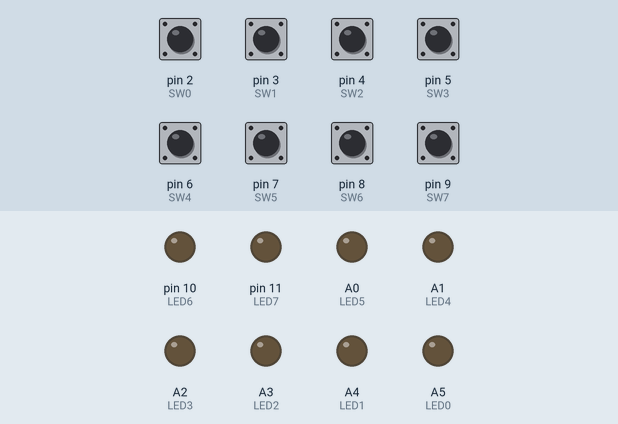
This sketch was run on a simulated Arduino Uno, built with avr-gcc and run on an emulated ATmega328P. Parts: output pins drawn as LEDs (lit = HIGH). Inputs (shaded band) come from the test bench; at power-on: pin 2 (SW0), pin 3 (SW1), pin 4 (SW2), pin 5 (SW3), pin 6 (SW4), pin 7 (SW5), pin 8 (SW6), pin 9 (SW7) HIGH.

Above: at 1.2 s.
1.3 s: pin 2 (SW0) pulled LOW for 0.15 s
At 1.37 s:
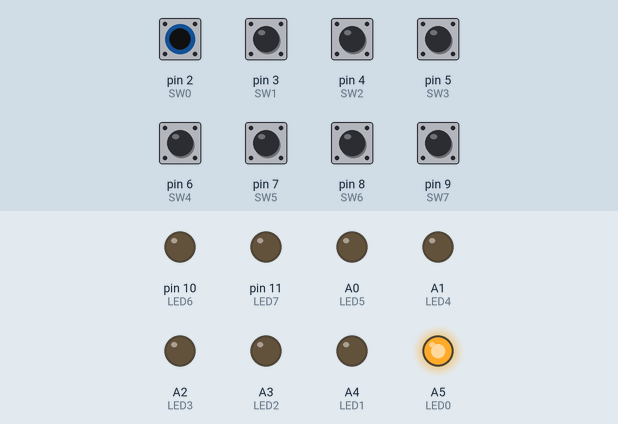
2.9 s: pin 3 (SW1) pulled LOW for 0.15 s
At 2.97 s:
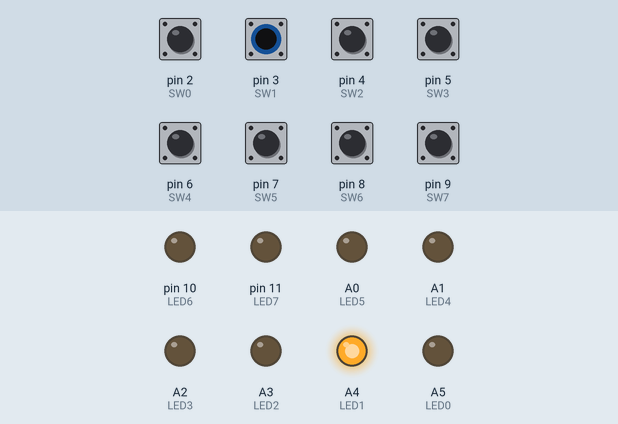
4.5 s: pin 4 (SW2) pulled LOW for 0.15 s
At 4.57 s:
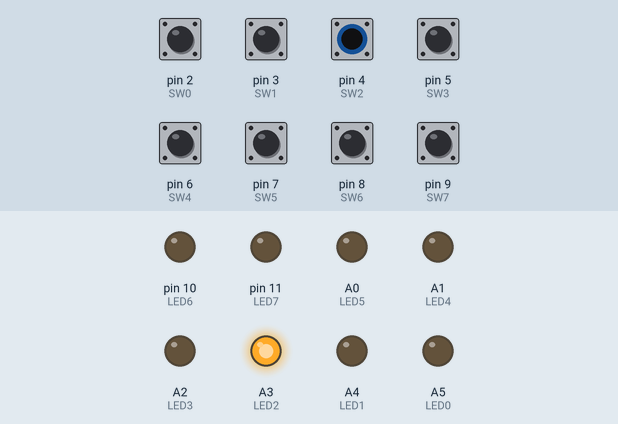
6.1 s: pin 5 (SW3) pulled LOW for 0.15 s
At 6.17 s:
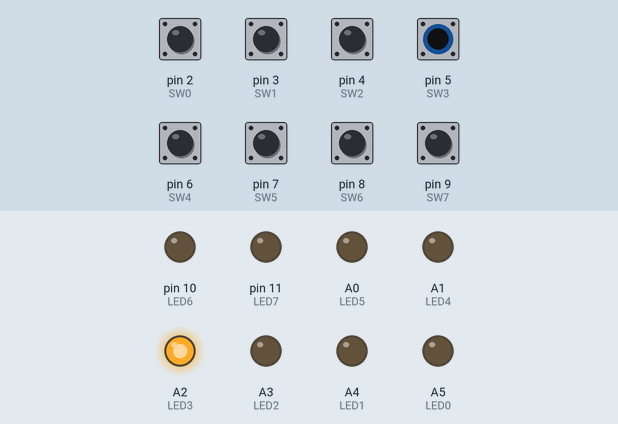
7.7 s: pin 6 (SW4) pulled LOW for 0.15 s
At 7.77 s:
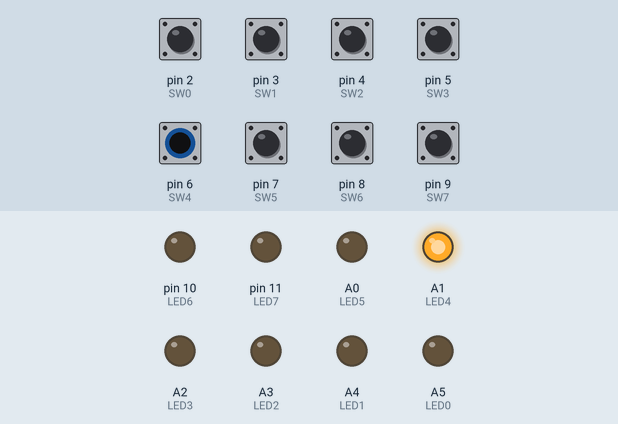
9.3 s: pin 7 (SW5) pulled LOW for 0.15 s
At 9.37 s:
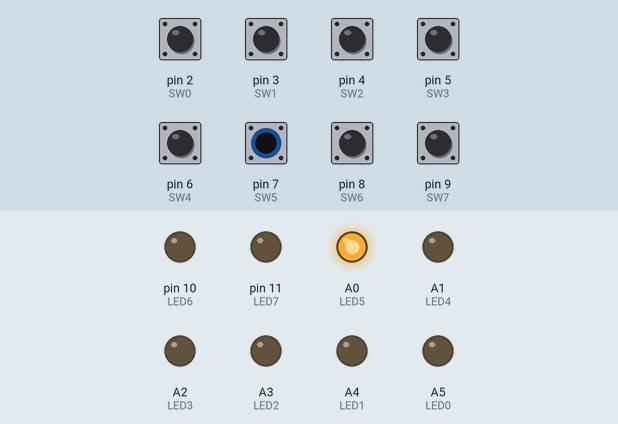
Timing chart, 0 to 11.9 s (numbered marks = the images above; inputs shaded):
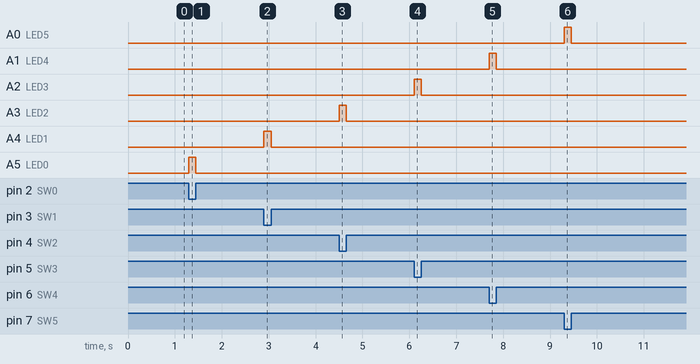

The sketch:

Lab1_S_L4.ino
```cpp
// declaring 8 varibales and assigning them to an LED
int LED0 = A5;
int LED1 = A4;
int LED2 = A3;
int LED3 = A2;
int LED4 = A1;
int LED5 = A0;
int LED6 = 10;
int LED7 = 11;

int SW0 = 2;
int SW1 = 3;
int SW2 = 4;
int SW3 = 5;
int SW4 = 6;
int SW5 = 7;
int SW6 = 8;
int SW7 = 9;

void setup() {
  // these lines set the mode for each pin and switch
  pinMode(LED0, OUTPUT);
  pinMode(SW0, INPUT_PULLUP);

  pinMode(LED1, OUTPUT);
  pinMode(SW1, INPUT_PULLUP);

  pinMode(LED2, OUTPUT);
  pinMode(SW2, INPUT_PULLUP);

  pinMode(LED3, OUTPUT);
  pinMode(SW3, INPUT_PULLUP);

  pinMode(LED4, OUTPUT);
  pinMode(SW4, INPUT_PULLUP);

  pinMode(LED5, OUTPUT);
  pinMode(SW5, INPUT_PULLUP);

  pinMode(LED6, OUTPUT);
  pinMode(SW6, INPUT_PULLUP);

  pinMode(LED7, OUTPUT);
  pinMode(SW7, INPUT_PULLUP);

}

void loop() {
  // all these lines are if else statements that make the switches turn on the LEDs
  if (!digitalRead(SW0))
  {
    digitalWrite(LED0, HIGH);
  }
  else
  {
    digitalWrite(LED0, LOW);
  }


  if (!digitalRead(SW1))
  {
    digitalWrite(LED1, HIGH);
  }
  else
  {
    digitalWrite(LED1, LOW);
  }


  if (!digitalRead(SW2))
  {
    digitalWrite(LED2, HIGH);
  }
  else
  {
    digitalWrite(LED2, LOW);
  }


  if (!digitalRead(SW3))
  {
    digitalWrite(LED3, HIGH);
  }
  else
  {
    digitalWrite(LED3, LOW);
  }


  if (!digitalRead(SW4))
  {
    digitalWrite(LED4, HIGH);
  }
  else
  {
    digitalWrite(LED4, LOW);
  }


  if (!digitalRead(SW5))
  {
    digitalWrite(LED5, HIGH);
  }
  else
  {
    digitalWrite(LED5, LOW);
  }


  if (!digitalRead(SW6))
  {
    digitalWrite(LED6, HIGH);
  }
  else
  {
    digitalWrite(LED6, LOW);
  }


  if (!digitalRead(SW7))
  {
    digitalWrite(LED7, HIGH);
  }
  else
  {
    digitalWrite(LED7, LOW);
  }

}
```

Measured:
- after the input at 1.3 s, A5 (LED0): LOW → HIGH at once, → LOW 0.15 s later
- after the input at 2.9 s, A4 (LED1): LOW → HIGH at once, → LOW 0.15 s later
- after the input at 4.5 s, A3 (LED2): LOW → HIGH at once, → LOW 0.15 s later
- after the input at 6.1 s, A2 (LED3): LOW → HIGH at once, → LOW 0.15 s later
- after the input at 7.7 s, A1 (LED4): LOW → HIGH at once, → LOW 0.15 s later
- after the input at 9.3 s, A0 (LED5): LOW → HIGH at once, → LOW 0.15 s later
